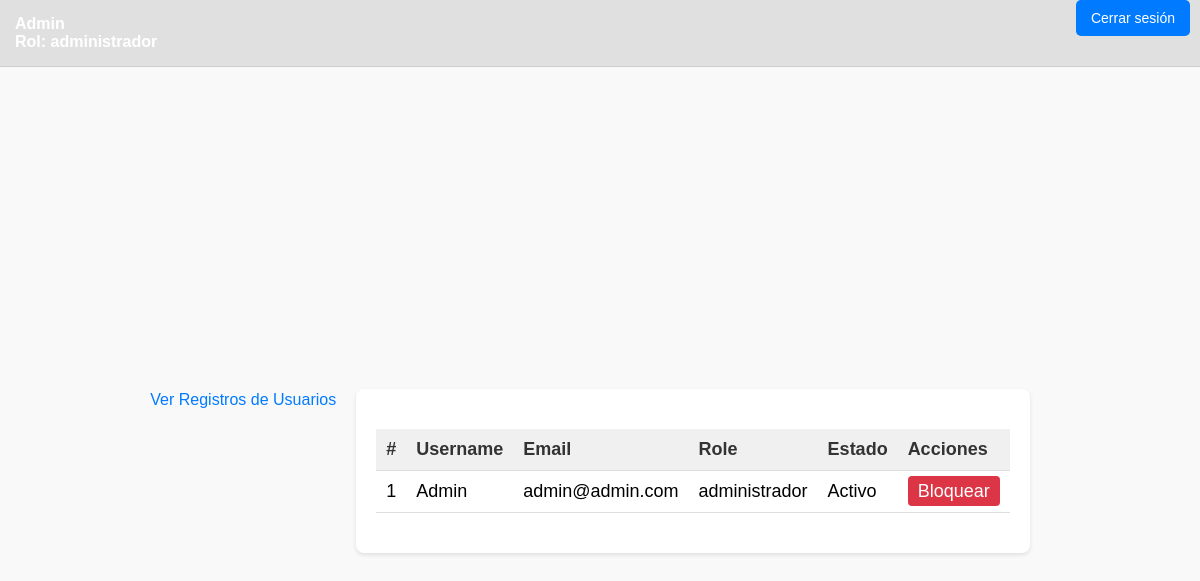
/admin_dashboard.php (signed in), run on an earlier commit of the app's database.
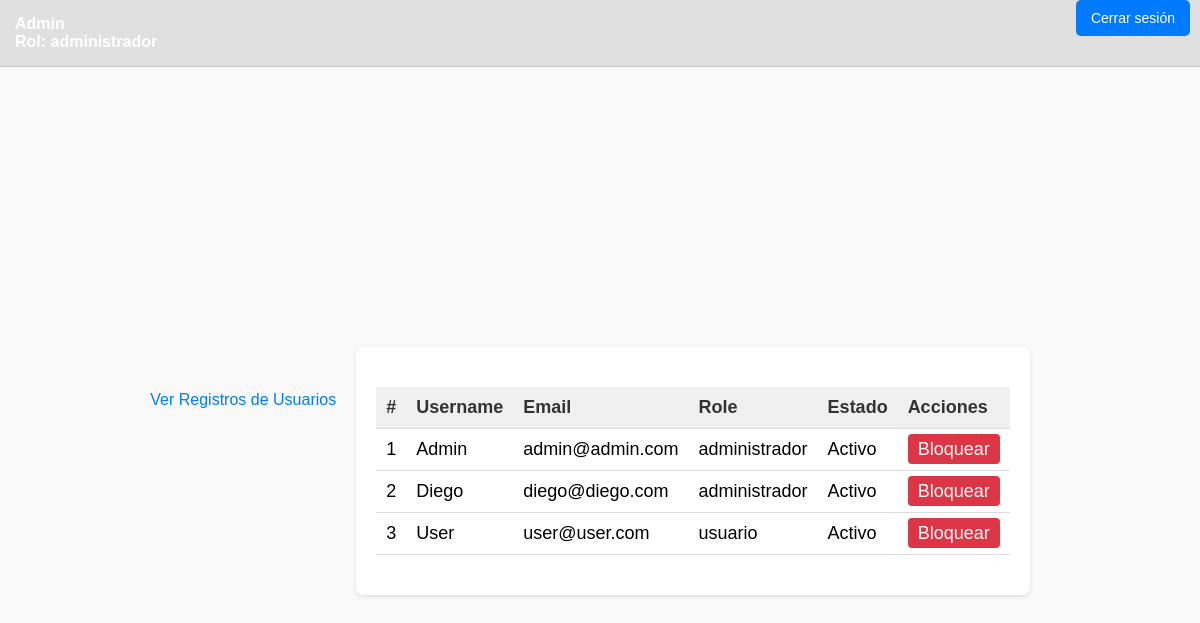
And on a later commit of the database.
### tables this page shows
CREATE TABLE `users` (
  `id` int(11) NOT NULL,
  `username` varchar(50) NOT NULL,
  `email` varchar(100) NOT NULL,
  `password` varchar(255) NOT NULL,
  `role` enum('usuario','administrador') DEFAULT 'usuario',
  `created_at` timestamp NOT NULL DEFAULT current_timestamp(),
  `is_active` tinyint(1) DEFAULT 1
);

### admin_dashboard.php (the view, shortened to what this page needs)
<?php
include 'db.php';
$stmt = $pdo->query("SELECT id, username, email, is_active, role FROM users");
$users = $stmt->fetchAll(PDO::FETCH_ASSOC);
?>
<!DOCTYPE html>
<html lang="es">
<a href="log.php">Ver Registros de Usuarios</a>
<head>
    <link rel="stylesheet" href="styles.css">
</head>
<body>
    <header class="header">
        <div class="user-info">
            <?php echo htmlspecialchars($_SESSION['username']); ?><br>
            Rol: <?php echo htmlspecialchars($_SESSION['role']); ?>
        </div>
        <div class="logout">
            <a href="logout.php" class="logout-btn">Cerrar sesión</a>
        </div>
    </header>
    <div class="table-container">
        <table>
            <thead>
                <tr>
                    <th>#</th>
                    <th>Username</th>
                    <th>Email</th>
                    <th>Role</th>
                    <th>Estado</th>
                    <th>Acciones</th>
                </tr>
            </thead>
            <tbody>
                <?php foreach ($users as $user): ?>
                    <tr>
                        <td><?php echo htmlspecialchars($user['id']); ?></td>
                        <td><?php echo htmlspecialchars($user['username']); ?></td>
                        <td><?php echo htmlspecialchars($user['email']); ?></td>
                        <td><?php echo htmlspecialchars($user['role']); ?></td>
                        <td><?php echo $user['is_active'] ? 'Activo' : 'Bloqueado'; ?></td>
                        <td>
                            <a href="admin_dashboard.php?toggle_active=1&id=<?php echo $user['id']; ?>"
                                class="<?php echo $user['is_active'] ? 'deactivate-btn' : 'activate-btn'; ?>">
                                <?php echo $user['is_active'] ? 'Bloquear' : 'Activar'; ?>
                            </a>
                        </td>
                    </tr>
                <?php endforeach; ?>
            </tbody>
        </table>
    </div>
</body>
</html>

### styles.css (style rules this page uses)
body { font-family: Arial, sans-serif; background-color: #f0f0f0; display: flex; justify-content: center; align-items: center; height: 100vh; margin: 0; }
a { color: #007BFF; text-decoration: none; }
table { width: 100%; border-collapse: collapse; margin: 20px 0; font-size: 18px; text-align: left; }
th, td { padding: 12px; border-bottom: 1px solid #ddd; }
th { background-color: #f8f8f8; color: #333; }
body { font-family: Arial, sans-serif; margin: 0; padding: 0; background-color: #f9f9f9; }
.header { background-color: #343a40; color: #fff; padding: 15px; display: flex; justify-content: space-between; align-items: center; }
.header a { color: #fff; text-decoration: none; }
.header .user-info { font-size: 16px; font-weight: bold; }
.header .logout { font-size: 14px; }
.table-container { margin: 20px; background-color: #fff; padding: 20px; border-radius: 8px; box-shadow: 0 2px 4px rgba(0, 0, 0, 0.1); position: relative; top: 71px; }
table { width: 100%; border-collapse: collapse; }
th, td { padding: 10px; text-align: left; border-bottom: 1px solid #ddd; }
th { background-color: #f0f0f0; }
.deactivate-btn { padding: 5px 10px; color: #fff; background-color: #dc3545; text-decoration: none; border-radius: 4px; }
.header { background-color: #f0f0f0; padding: 15px; display: flex; justify-content: space-between; align-items: center; }
.logout { position: absolute; top: 10px; right: 10px; }
.logout-btn { padding: 10px 15px; background-color: #007bff; color: white; text-decoration: none; border-radius: 5px; font-size: 14px; }

### admin_dashboard.php (style rules this page uses)
.header { background-color: #f0f0f0; padding: 15px; display: flex; justify-content: space-between; align-items: center; }
.user-info { font-size: 16px; font-weight: bold; }
.logout { font-size: 14px; }
.table-container { margin-top: 20px; }
table { width: 100%; border-collapse: collapse; }
th, td { padding: 10px; text-align: left; border-bottom: 1px solid #ddd; }
th { background-color: #f0f0f0; }
.deactivate-btn { padding: 5px 10px; color: #fff; background-color: #dc3545; text-decoration: none; border-radius: 4px; }
.header { width: 100%; background-color: #e0e0e0; padding: 15px; display: flex; justify-content: space-between; align-items: center; box-sizing: border-box; border-bottom: 1px solid #ccc; position: fixed; z-index: 10; top: 0; left: 0; }

What changed in the data, as far as the page shows it:
added users: id "2", username "Diego", email "diego@diego.com", role "administrador", is_active "Activo"
added users: id "3", username "User", email "user@user.com", role "usuario", is_active "Activo"
